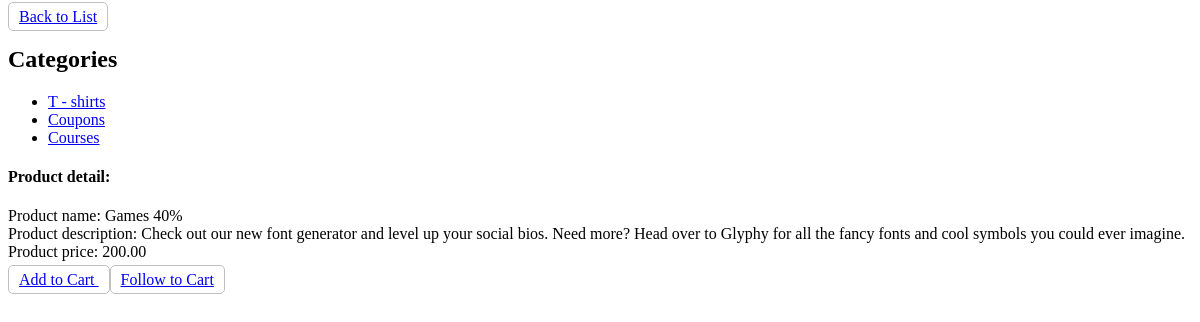
Screenshot of //category/product/1 with the database file from the repository.
### shop/models.py (models this page shows, shortened)
class Category(models.Model):
    title = models.CharField(verbose_name="Title", max_length=50)

class Product(models.Model):
    title = models.CharField(verbose_name="Title", max_length=50)
    description = models.TextField(verbose_name="Description", max_length=250)
    price = models.DecimalField(verbose_name="price", decimal_places=2, max_digits=10)
    category = models.ForeignKey('Category', blank=True, null=True, on_delete=models.CASCADE)

### shop/views.py (the view)
# urls.py: path('/category/product/<int:product_pk>', product_detail, name='product_detail'),
def product_detail(request, product_pk):
    product = get_product_detail(product_pk)
    categories = get_all_categories()
    context = {"categories": categories, 'product': product}
    return render(request, 'shop/product_detail.html', context)

### shop/views.py (called while the page is built)
def get_all_categories():
    return Category.objects.all()

def get_product_detail(key):
    return get_object_or_404(Product, pk=key)

### templates/shop/product_detail.html (shortened to what this page needs)
{% load static %}
<!doctype html>
<html lang="en">
<head>
    <link rel="stylesheet" type="text/css" href="{% static 'css/global.css' %}">
</head>
<body>
<a href="{% url 'home' %}" class="btn">
    Back to List
</a>
<h2>Categories</h2>
<ul>
    {% for category in categories %}
        <li>
            <a href="{% url 'product_list_by_category' category_pk=category.pk %}">{{ category.title }}</a>
        </li>
    {% endfor %}
</ul>
<h4>Product detail:</h4>
<div class="product_detail">
    <span>Product name: {{ product.title }}</span>
    <span>Product description: {{ product.description }}</span>
    <span>Product price: {{ product.price }}</span>
    <div style="margin-top: 10px">
        <a href="{% url 'add_product_to_cart' product_pk=product.pk %}" class="btn">
            Add to Cart
        </a>
        <a href="{% url 'get_cart' %}" class="btn">
            Follow to Cart
        </a>
    </div>
</div>
</body>
</html>

### static/css/global.css (style rules this page uses)
.btn { padding: 5px 10px; border: 1px solid silver; border-radius: 5px; }
.product_detail { display: flex; flex-direction: column; }

### rows the page displays
Category: title "T - shirts"
Category: title "Сoupons"
Category: title "Courses"
Product: title "Games 40%", description "Check out our new font generator and level up your social bios. Need more? Head over to Glyphy for all the fancy fonts and cool symbols you could ever imagine.", price "200.00"
